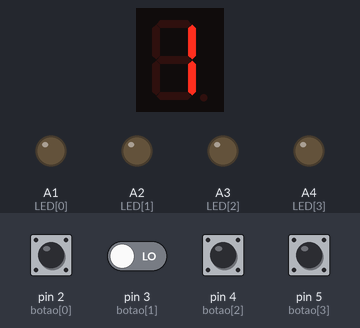
A sketch run on a simulated Arduino Uno, built with avr-gcc and run on an emulated ATmega328P. Parts: 1-digit seven-segment display, output pins drawn as LEDs (lit = HIGH). Wiring (inferred from the names in the program): 1-digit 7-segment display, segments lit when LOW: segments pin 6, pin 7, pin 8, pin 9, pin 10, pin 11, pin 12. Inputs (shaded band) come from the test bench; at power-on: pin 2 (botao[0]), pin 3 (botao[1]), pin 4 (botao[2]), pin 5 (botao[3]) LOW. Random numbers use the default seed unless the sketch sets one; the segment pins are drawn as the display they are named for; pins used as bus, display or sensor lines are not drawn; what the sketch prints to the serial monitor is not drawn.

Above: at 5.7 s.
5.8 s: pin 3 (botao[1]) driven HIGH
At 7.4 s:
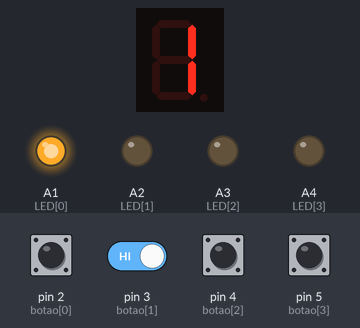
At 8.7 s:
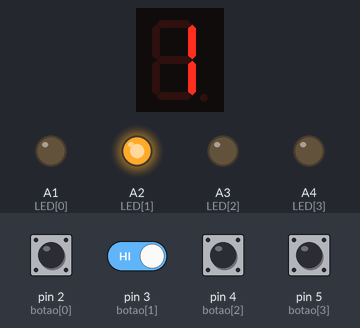
8.8 s: pin 4 (botao[2]) pulled HIGH for 1 s
At 11.3 s:
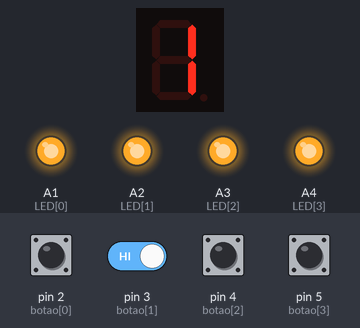
Timing chart, 0 to 18.8 s (numbered marks = the images above; inputs shaded):
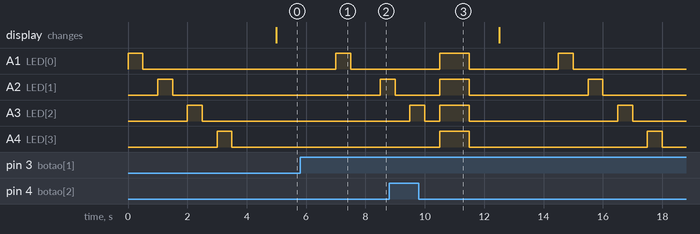

The sketch:

Jogo_genius.ino
```cpp
// Elias Felipe
// Jogo Genius

//*****Codigo*****//
int LED[4] = {A1, A2, A3, A4};
const int botao[4] = {2, 3, 4, 5};
int armazena_Sequencia[9] = {};// Array para armazenar a sequência gerada

//*****Portas do display de 7 segmentos*****//
const int a = 6;
const int b = 7;
const int c = 8;
const int d = 9;
const int e = 10;
const int f = 11;
const int g = 12;

//*****Variáveis*****//
int numero_aleatorio;
int nivel;
int botao_Apertado;
int comparaSequencia = 0;
bool status_de_partida = true;

//*****Funções*****//
void sequencia(int nivel);
void mostrarSequencia();
void inicializa();
bool confere_Jogada();
void mostrarNivel(int nivel);

void setup() {
  randomSeed(analogRead(0));

  // Configura LEDs como saída
  for (int i = 0; i < 4; i++) {
    pinMode(LED[i], OUTPUT);
    pinMode(botao[i], INPUT);
  }

  // Configura pinos do display como saída
  const int segmentosPortas[7] = {a, b, c, d, e, f, g};
  for (int i = 0; i < 7; i++) {
    pinMode(segmentosPortas[i], OUTPUT);
  }

  Serial.begin(9600);

  inicializa();
  nivel = 0;
}

void loop() {
 //Gera uma sequência de acordo com o nível atual
  sequencia(nivel);
 // Mostra a sequência gerada ao jogador
  mostrarSequencia();
  // Verifica se o jogador acertou a sequência
  if (confere_Jogada()) {
    nivel++;
    Serial.print("Nivel atual: ");
    Serial.println(nivel);
    if (nivel == 9) {
      nivel = 0;
    } else {
      mostrarNivel(nivel);
    }
  } else {
    // Indicação de erro
    for (int i = 0; i < 4; i++) {
      digitalWrite(LED[i], HIGH);
    }
    delay(1000);
    for (int i = 0; i < 4; i++) {
      digitalWrite(LED[i], LOW);
    }
    delay(1000);

    // Reinicia o jogo
    memset(armazena_Sequencia, 0, sizeof(armazena_Sequencia));
    nivel = 0;
    comparaSequencia = 0;
    status_de_partida = true;
    mostrarNivel(nivel);
    Serial.println("voce perdeu!!");

    // Recomeça o jogo
    inicializa();
  }
}

// Inicializa a sequência inicial
void inicializa() {
  for (int i = 0; i < 4; i++) {
    digitalWrite(LED[i], HIGH);
    delay(500);
    digitalWrite(LED[i], LOW);
    delay(500);
  }
  delay(500);
}

/* Gera uma sequência aleatória */
void sequencia(int nivel) {
  for (int i = 0; i < nivel; i++) {
    armazena_Sequencia[i] = random(4);
  }
}

/* Mostra a sequência de LEDs */
void mostrarSequencia() {
  for (int i = 0; i < nivel; i++) {
    digitalWrite(LED[armazena_Sequencia[i]], HIGH);
    delay(500);
    digitalWrite(LED[armazena_Sequencia[i]], LOW);
    delay(500);
  }
  delay(500);
}

/* Confere a jogada do usuário */
bool confere_Jogada() {
  for (int i = 0; i < nivel; i++) {
    bool jogou = false;
    while (!jogou) {
      for (int j = 0; j < 4; j++) {
        if (digitalRead(botao[j]) == HIGH) {
          botao_Apertado = j;
          digitalWrite(LED[j], HIGH);
          delay(500);
          digitalWrite(LED[j], LOW);
          delay(500);
          jogou = true;
        }
      }
    }
    if (armazena_Sequencia[comparaSequencia] != botao_Apertado) {
      status_de_partida = false;
      break;
    }
    comparaSequencia++;
  }
  comparaSequencia = 0;
  return status_de_partida;
}

/* Mostra o nível atual no display de 7 segmentos */
void mostrarNivel(int nivel) {
  const bool segmentos[10][7] = {
      {LOW, LOW, LOW, LOW, LOW, LOW, HIGH},  // 0
      {HIGH, LOW, LOW, HIGH, HIGH, HIGH, HIGH}, // 1
      {LOW, LOW, HIGH, LOW, LOW, HIGH, LOW}, // 2
      {LOW, LOW, LOW, LOW, HIGH, HIGH, LOW}, // 3
      {HIGH, LOW, LOW, HIGH, HIGH, LOW, LOW}, // 4
      {LOW, HIGH, LOW, LOW, HIGH, LOW, LOW}, // 5
      {LOW, HIGH, LOW, LOW, LOW, LOW, LOW}, // 6
      {LOW, LOW, LOW, HIGH, HIGH, HIGH, HIGH}, // 7
      {LOW, LOW, LOW, LOW, LOW, LOW, LOW}, // 8
      {LOW, LOW, LOW, LOW, HIGH, LOW, LOW} // 9
  };

  const int segmentosPortas[7] = {a, b, c, d, e, f, g};

  for (int i = 0; i < 7; i++) {
    digitalWrite(segmentosPortas[i], segmentos[nivel][i]);
  }
  delay(2000);
}
```

Measured:
- after the input at 5.8 s, A2 (LED[1]): LOW → HIGH after 2.7 s
